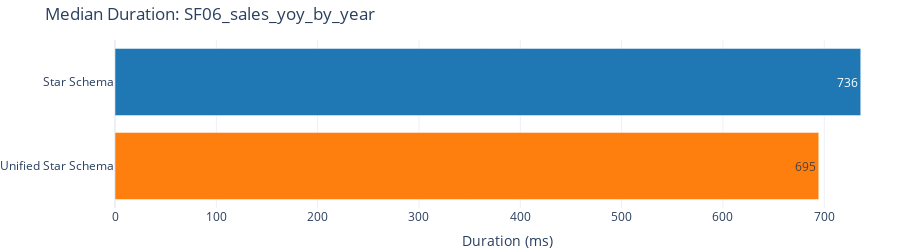

Notebook code cell kept with this figure:
### Markdown cell above
#### SF06 - Sales YoY By Year

### Code cell
run_and_plot("Single Fact", "SF06_sales_yoy_by_year", """
EVALUATE
ADDCOLUMNS(
    SUMMARIZECOLUMNS(
        'dim__date'[year],
        "Sales", SUM('{fact}'[_measure__sales__ext_sales_price])
    ),
    "Sales PY",
        CALCULATE(
            SUM('{fact}'[_measure__sales__ext_sales_price]),
            SAMEPERIODLASTYEAR('dim__date'[date])
        ),
    "YoY Δ",
        SUM('{fact}'[_measure__sales__ext_sales_price])
        - CALCULATE(
            SUM('{fact}'[_measure__sales__ext_sales_price]),
            SAMEPERIODLASTYEAR('dim__date'[date])
        ),
    "YoY %",
        DIVIDE(
            SUM('{fact}'[_measure__sales__ext_sales_price])
            - CALCULATE(
                SUM('{fact}'[_measure__sales__ext_sales_price]),
                SAMEPERIODLASTYEAR('dim__date'[date])
            ),
            CALCULATE(
                SUM('{fact}'[_measure__sales__ext_sales_price]),
                SAMEPERIODLASTYEAR('dim__date'[date])
            )
        )
)
ORDER BY 'dim__date'[year]
""")

### Figure 1 — Plotly figure (JSON) as saved in the notebook; plotly's stock layout.template omitted (floating-point values rounded to 4 significant figures)
{"data": [{"alignmentgroup": "True", "hovertemplate": "dataset=%{y}<br>duration_ms=%{x}<extra></extra>", "legendgroup": "Star Schema", "marker": {"color": "#1f77b4", "pattern": {"shape": ""}}, "name": "Star Schema", "offsetgroup": "Star Schema", "orientation": "h", "showlegend": true, "textposition": "auto", "texttemplate": "%{x:.0f}", "type": "bar", "x": [736.0], "xaxis": "x", "y": ["Star Schema"], "yaxis": "y"}, {"alignmentgroup": "True", "hovertemplate": "dataset=%{y}<br>duration_ms=%{x}<extra></extra>", "legendgroup": "Unified Star Schema", "marker": {"color": "#ff7f0e", "pattern": {"shape": ""}}, "name": "Unified Star Schema", "offsetgroup": "Unified Star Schema", "orientation": "h", "showlegend": true, "textposition": "auto", "texttemplate": "%{x:.0f}", "type": "bar", "x": [694.6], "xaxis": "x", "y": ["Unified Star Schema"], "yaxis": "y"}], "layout": {"barmode": "relative", "height": 250, "legend": {"title": {"text": "dataset"}, "tracegroupgap": 0}, "margin": {"b": 0, "l": 0, "r": 0, "t": 40}, "showlegend": false, "title": {"text": "Median Duration: SF06_sales_yoy_by_year"}, "xaxis": {"anchor": "y", "domain": [0, 1], "title": {"text": "Duration (ms)"}}, "yaxis": {"anchor": "x", "categoryarray": ["Unified Star Schema", "Star Schema"], "categoryorder": "array", "domain": [0, 1], "title": {}}}}
